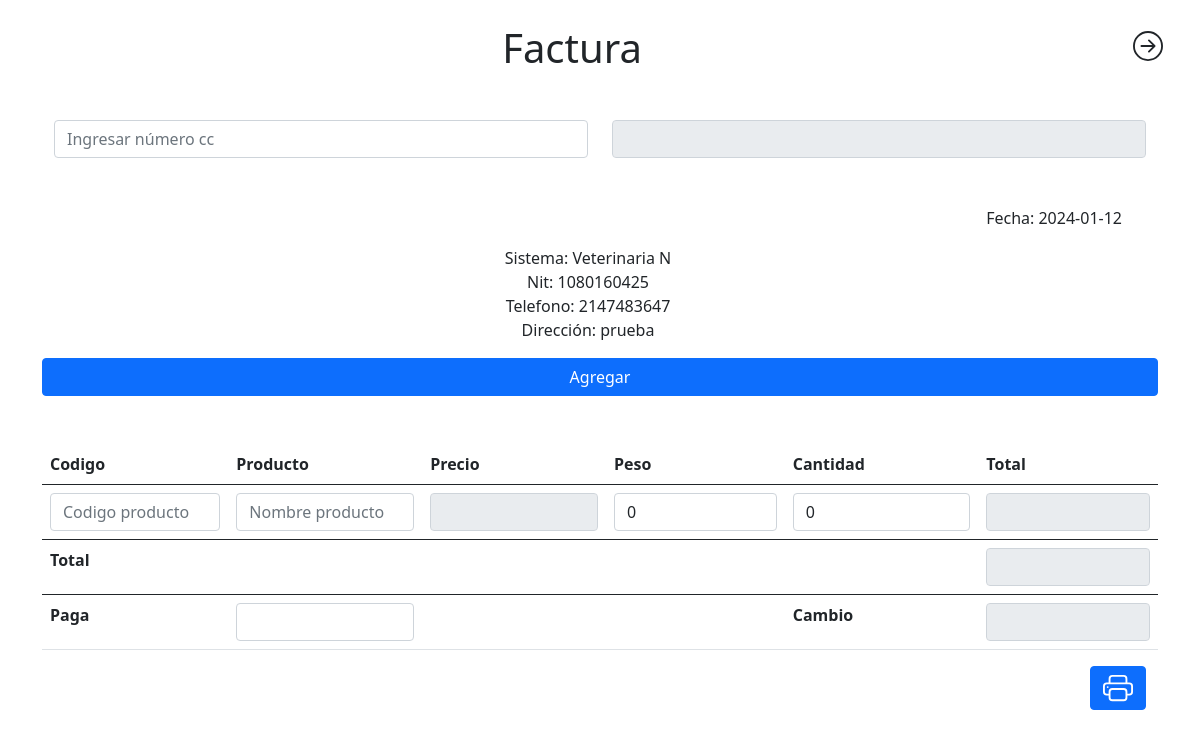
Screenshot of /inicio (signed in) with the database file from the repository.
### tables this page shows
CREATE TABLE `diseno_sistema` (
  `id_diseno` int(11) NOT NULL,
  `nom_sistema` text NOT NULL,
  `nit` int(11) NOT NULL,
  `telefono` int(11) NOT NULL,
  `direccion` varchar(100) NOT NULL,
  `icon_sistema` text NOT NULL,
  `id_activo` int(11) NOT NULL
);

### controllers/controladorViews.php (called while the page is built)
<?php
class controladorViews
{
	function cargarTemplate()
	{
		include 'Views/template.php';
	}
	public function enlacesPaginaControlador()
	{
		if (isset($_GET['action'])) {
			if (isset($_SESSION['validar'])) {
				$enlace = $_GET['action'];
			} else {
				$enlace = 'ingresar';
			}
		} else {
			if (isset($_SESSION['validar'])) {
				$enlace = 'inicio';
			} else {
				$enlace = 'ingresar';
			}
		}
		$pagina = new modeloViews();
		$respuesta = $pagina->enlacePagina($enlace);
		include($respuesta);
	}
}
?>

### index.php (called while the page is built, shortened)
<?php
require_once 'controllers/controladorViews.php';
require_once 'controllers/controladorDiseno.php';
require_once 'Models/conexion.php';
require_once 'Models/modeloDiseno.php';
$views = new controladorViews();
$views->cargarTemplate();
?>

### controllers/controladorDiseno.php (called while the page is built, shortened)
<?php
class ControladorDiseno
{
    function listarDisenoTemplete()
    {
        $listar = new ModeloDiseno();
        $res = $listar->listarDisenoTempleteModelo();
        return $res;
    }
}

### Models/conexion.php (called while the page is built)
<?php
class Conexion{
    public function conectar(){
		$pdo = new PDO("mysql:host=localhost;dbname=inventario","root","");
		return $pdo;
	}
}
?>

### Models/modeloDiseno.php (called while the page is built, shortened)
<?php
require_once 'conexion.php';
class ModeloDiseno
{
    public $tabla = 'diseno_sistema';
    function listarDisenoTempleteModelo()
    {
        $sql = "SELECT * FROM $this->tabla WHERE id_activo=1";
        $conn = new Conexion();
        $stms = $conn->conectar()->prepare($sql);
        try {
            if ($stms->execute()) {
                return $stms->fetchAll();
            } else {
                return false;
            }
        } catch (PDOException $e) {
            print_r($e->getMessage());
        }
    }
}

### Views/Moduls/inicio.php (the view, shortened to what this page needs)
<?php
$listarDiseno = new ControladorDiseno();
$diseno = $listarDiseno->listarDisenoTemplete();
?>
<h1 style="text-align: center;">Factura</h1>
<div class="container mt-5">
    <form method="post">
        <div class="row">
            <div class="col">
                <input type="text" name="cc" id="cc" placeholder="Ingresar número cc" class="form-control" required>
            </div>
            <div class="col">
                <input type="text" name="cliente" id="cliente" class="form-control" disabled>
            </div>
        </div>
        <div class="row mt-5">
            <div class="row">
                <div class="col">
                    <div style="text-align: right;">
                        Fecha:
                        <?php
                        print $fechaActal = date('Y-m-d');
                        ?>
                    </div>
                    <div class="mt-3" style="text-align: center;">
                        Sistema: <span id="nom_proeevedor">
                            <?php echo $diseno[0]['nom_sistema'] ?>
                        </span><br>
                        Nit: <span id="nit_proeevedor">
                            <?php echo $diseno[0]['nit'] ?>
                        </span><br>
                        Telefono: <span id="tel_proeevedor">
                            <?php echo $diseno[0]['telefono'] ?>
                        </span><br>
                        Dirección: <span id="dir_proeevedor">
                            <?php echo $diseno[0]['direccion'] ?>
                        </span>
                    </div>
                </div>
            </div>
            <a class="btn btn-primary mt-3" id="agregarFactura">Agregar</a>
            <table class="table mt-5">
                <thead>
                    <tr>
                        <th>Codigo</th>
                        <th>Producto</th>
                        <th>Precio</th>
                        <th>Peso</th>
                        <th>Cantidad</th>
                        <th>Total</th>
                    </tr>
                </thead>
                <tbody id="factura">
                    <tr>
                        <td><input type="hidden" name="id_articulo[]" id="id_articulo_1"><input type="text"
                                name="codigo" class="form-control codigo_articulo" id="codigo_1"
                                placeholder="Codigo producto"></td>
                        <td><input type="text" name="articulo" class="form-control nombre_articulo" id="nombre_1" placeholder="Nombre producto"></td>
                        <td><input type="text" name="precio" class="form-control" id="valor_1" disabled></td>
                        <td><input type="text" name="peso[]" class="form-control peso" id="peso_1" value="0" required>
                        <td><input type="text" name="cantidad[]" class="form-control cantidad" id="cantidad_1" value="0" required>
                        </td>
                        <td><input type="text" name="total" class="form-control resultado" id="resultado_1" disabled>
                        </td>
                    </tr>
                </tbody>
                <tbody>
                    <tr>
                        <th>Total</th>
                        <th></th>
                        <th></th>
                        <th></th>
                        <th></th>
                        <th><input type="text" class="form-control factura" name="total_Factura" id="total_1" disabled>
                        </th>
                    </tr>
                </tbody>
                <tbody>
                    <tr>
                        <th>Paga</th>
                        <th><input type="text" class="form-control pago" name="pago" id="pago_1" required></th>
                        <th></th>
                        <th></th>
                        <th>Cambio</th>
                        <th><input type="text" class="form-control" name="cambio" id="cambio_1" disabled></th>
                    </tr>
                </tbody>
            </table>
            <div style="text-align: right;">
                <button name="imprimir" class="btn btn-primary"></button>
            </div>
        </div>
    </form>
</div>

### rows the page displays
diseno_sistema: nom_sistema "Veterinaria N", nit "1080160425", telefono "2147483647", direccion "prueba"
